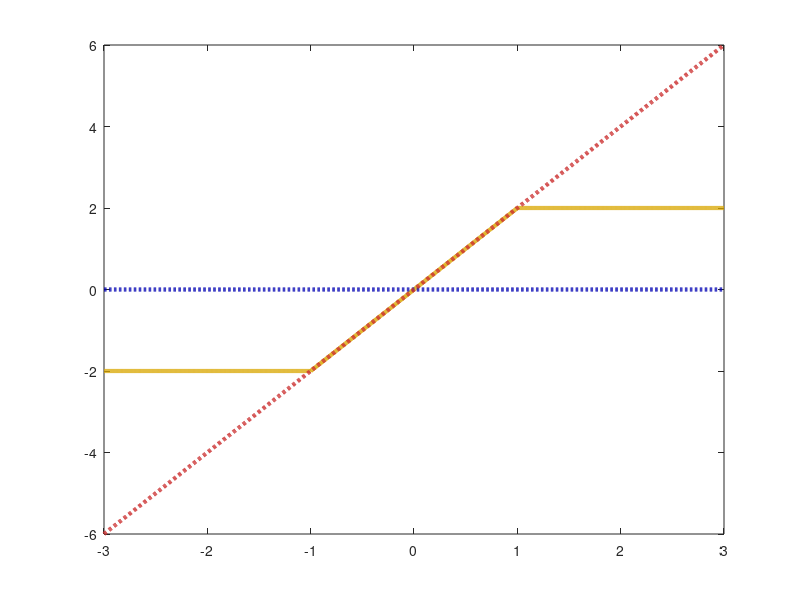

Write MATLAB code to recreate this figure. (Note: this script raises an error after producing the figure.)
sigma = linspace(-3, 3, 1000); phi = zeros(size(sigma));
idx = abs(sigma) < 1;
phi(idx)  = 2 * sigma(idx);
phi(~idx) = 2 * sign(sigma(~idx));

mu1 = 0; mu0 = 2;
phi_mu1 = mu1 * sigma;
phi_mu0 = mu0 * sigma;

figure('Position',[100 100 900 400],'Color','white');
plot(sigma, phi, 'LineWidth', 3.0, 'Color', [0.85, 0.65, 0]); hold on;   
plot(sigma, phi_mu1, ':', 'LineWidth', 3.0, 'Color', [0, 0, 0.7]);  
plot(sigma, phi_mu0, ':', 'LineWidth', 3.0, 'Color', [0.8 0.2 0.2]);   

ax = gca; ax.LineWidth = 1.5; ax.FontSize = 15;
ax.XColor = [0.3 0.3 0.3]; ax.YColor = [0.3 0.3 0.3];
ax.GridColor = [0.9 0.9 0.9]; ax.GridAlpha = 0.4;
ax.MinorGridColor = [0.95 0.95 0.95]; ax.MinorGridAlpha = 0.2;
grid on; grid minor; box on; 

xlabel('\sigma'); ylabel('φ(\sigma)');
legend({'φ(\sigma)', '\mu_1=0 \cdot \sigma', '\mu_2=2 \cdot \sigma'},'Location','northwest', fontsize = 15);
set(findall(gcf, '-property', 'FontName'), 'FontName', 'DejaVu Math TeX Gyre');
exportgraphics(gcf, '../../images/task3/lines.png', 'Resolution', 500);

% A = [-1 -3;
%       -1 -4];
% lambda = eig(A)

syms lambda
A = [-1 -3; -1 -4];
b = [1; 0]; c = [0; 1];
W = c.' * inv(A - lambda*eye(2)) * b;
latex(W)
